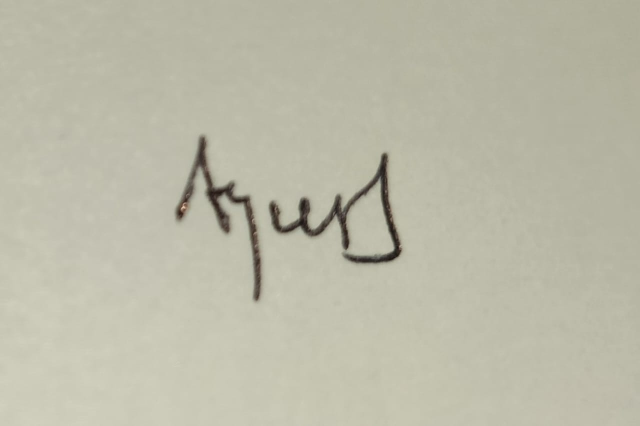
#> input picture Mine/original/o1.jpg, 1280 x 852 px, found by its file name (shown at 1/2 size); its folder holds only this picture in this run
$ jupyter execute --allow-errors Algorithm.ipynb   (older library calls are emulated)
#> lines starting #> are read from the running program, lines starting #| are printed output that depends on the picture; after the words box and inside, x2 and y2 are one past the last pixel; in counts of white or black regions, pixels touching at a corner belong together
# Importing Libraries

[cell 1]
import cv2
import numpy as np
import matplotlib.pyplot as plt
import os

# Displaying signatures

[cell 2]
# Path to your dataset
original_signatures_path = "C:/data/dsatm/5th sem/Mini Project/dataset/Mine/original"  # Update this to your folder path
test_signature_path = "C:/data/dsatm/5th sem/Mini Project/dataset/Mine/forged/f2.jpg" # Update this to your test image file path

# Helper function to load images and display their sizes
def load_images_from_folder(folder_path):
    images = []
    for filename in os.listdir(folder_path):
        img_path = os.path.join(folder_path, filename)
        img = cv2.imread(img_path, cv2.IMREAD_GRAYSCALE)
        if img is not None:
            images.append((img, filename, img.shape))  # Store image, filename, and size
    return images

# Load original and test signatures
original_signatures = load_images_from_folder(original_signatures_path)
#> original_signatures = 1 item
test_signature = cv2.imread(test_signature_path, cv2.IMREAD_GRAYSCALE)
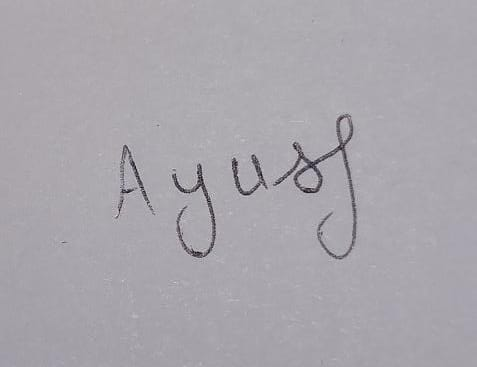
#> input picture Mine/forged/f2.jpg, 477 x 367 px, found by its file name

# Display some original signatures and their sizes
def display_images_with_sizes(images, title="Original Signatures", rows=1, cols=5):
#> called with title = 'Original Signatures', rows = 1, cols = 5
    fig, axes = plt.subplots(rows, cols, figsize=(15, 5))
    for i in range(min(len(images), rows * cols)):
        img, filename, size = images[i]
        axes[i].imshow(img, cmap='gray')
        axes[i].axis('off')
        axes[i].set_title(f"{filename}\n{size}")
#> this loop made 1 pass
#> (filename, size) on pass 1: ('o1.jpg', (852, 1280))
    fig.suptitle(title, fontsize=16)
    plt.show()

# Show samples and their sizes
display_images_with_sizes(original_signatures, title="Original Signatures")
print(f"Test Signature Size: {test_signature.shape if test_signature is not None else 'Not Loaded'}")
#| Test Signature Size: (367, 477)
plt.imshow(test_signature, cmap='gray')
plt.title(f"Test Signature\n{test_signature.shape if test_signature is not None else 'N/A'}")
plt.axis("off")
plt.show()

# Pre-processing

[cell 3]
def preprocess_signature(image, resize_dim=(512, 512)):
    """
    Enhanced preprocessing for signature images.
    - Preserves the structure of the signature while standardizing the input format.
    """
    # Convert to grayscale (if not already)
    if len(image.shape) == 3:
        image = cv2.cvtColor(image, cv2.COLOR_BGR2GRAY)

    # Apply Bilateral Filter for noise reduction
    filtered_image = cv2.bilateralFilter(image, d=9, sigmaColor=75, sigmaSpace=75)

    # Adaptive Thresholding for binarization
    binary_image = cv2.adaptiveThreshold(
        filtered_image, 255, cv2.ADAPTIVE_THRESH_GAUSSIAN_C,
        cv2.THRESH_BINARY, blockSize=11, C=2
    )

    # Extract the signature region using contours
    contours, _ = cv2.findContours(binary_image, cv2.RETR_EXTERNAL, cv2.CHAIN_APPROX_SIMPLE)
    if contours:
        # Get bounding box of the largest contour
        x, y, w, h = cv2.boundingRect(max(contours, key=cv2.contourArea))

        # Add padding to the bounding box
        padding = 10
        x = max(0, x - padding)
        y = max(0, y - padding)
        w += 2 * padding
        h += 2 * padding

        cropped_image = binary_image[y:y+h, x:x+w]
    else:
        # If no contours found, use the whole image
        cropped_image = binary_image

    # Resize with aspect ratio preservation
    h, w = cropped_image.shape
    scale = min(resize_dim[0] / h, resize_dim[1] / w)
    new_h, new_w = int(h * scale), int(w * scale)
    resized_image = cv2.resize(cropped_image, (new_w, new_h), interpolation=cv2.INTER_AREA)

    # Create a blank canvas and center the resized image
    final_image = np.ones(resize_dim, dtype=np.uint8) * 255  # White background
    y_offset = (resize_dim[0] - new_h) // 2
    x_offset = (resize_dim[1] - new_w) // 2
    final_image[y_offset:y_offset+new_h, x_offset:x_offset+new_w] = resized_image

    return final_image

# Preprocess dataset
def preprocess_dataset(images):
    """
    Preprocesses a dataset of signature images.
    - Applies preprocessing to each image in the dataset.
    """
    preprocessed_images = []
    for img, filename, original_size in images:
        preprocessed_img = preprocess_signature(img)
        resize = preprocessed_img.shape
        preprocessed_images.append((preprocessed_img, filename, resize))
#> this loop made 1 pass
#> (filename, original_size, contours in preprocess_signature, x in preprocess_signature, y in preprocess_signature, padding in preprocess_signature) on pass 1: ('o1.jpg', (852, 1280), [[[0, 0], [0, 851], [1279, 851], [1279, 0]]], 0, 0, 10)
#> pass 1, in preprocess_signature, `binary_image = cv2.adaptiveThreshold( filtered_image, 255, cv2.ADAPTIV..`:
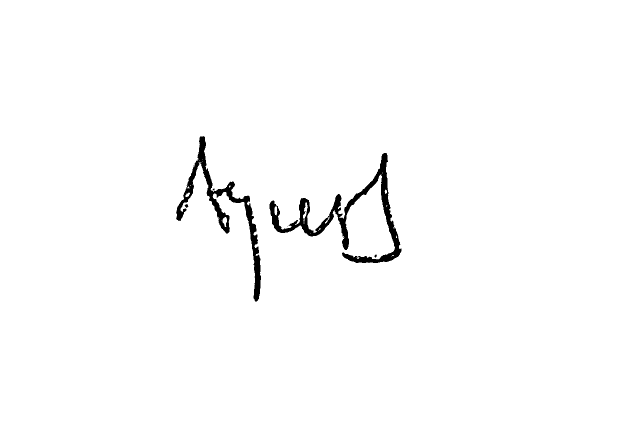
#> binary_image: shape (852, 1280) (shown at 1/2 size); 98.6% white; 7 black regions (3 under 20 px), largest, box (x1, y1, x2, y2) and area: (539, 306, 803, 526) 8872, (352, 272, 522, 603) 6859, (369, 408, 377, 416) 35, (748, 509, 754, 515) 20
#> pass 1, in preprocess_signature, `resized_image = cv2.resize(cropped_image, (new_w, new_h), interpolatio..`:
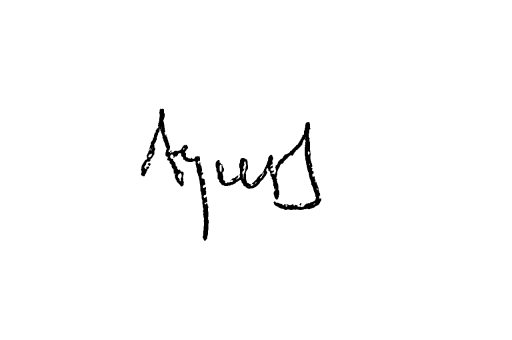
#> resized_image: shape (340, 512); min 0, max 255, mean 251.3
#> pass 1, in preprocess_dataset, `preprocessed_img = preprocess_signature(img)`:
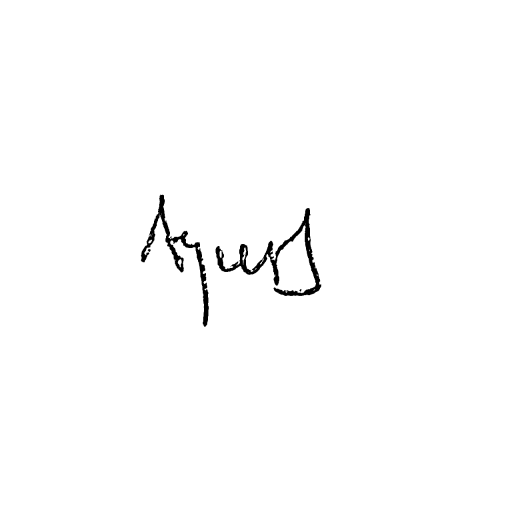
#> preprocessed_img: shape (512, 512); min 0, max 255, mean 252.5
#> after the loop, preprocessed_images = 1 item
    return preprocessed_images

preprocessed_original_signatures = preprocess_dataset(original_signatures)
#> preprocessed_original_signatures = 1 item
preprocessed_test_signature = preprocess_signature(test_signature)
#> call 2 of preprocess_signature, with resize_dim = (512, 512)
#> in preprocess_signature (call 2), `binary_image = cv2.adaptiveThreshold( filtered_image, 255, cv2.ADAPTIV..`:
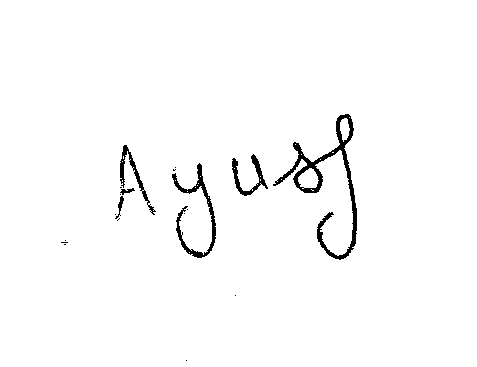
#> binary_image: shape (367, 477); 98% white; 19 black regions (13 under 20 px), largest, box (x1, y1, x2, y2) and area: (273, 114, 357, 260) 1720, (172, 163, 216, 258) 772, (232, 154, 268, 196) 400, (120, 145, 156, 215) 388, (115, 196, 124, 219) 64, (120, 188, 135, 195) 49
#> in preprocess_signature (call 2), `contours, _ = cv2.findContours(binary_image, cv2.RETR_EXTERNAL, cv2.CH..`: contours = [[[0, 0], [0, 366], [476, 366], [476, 0]]]
#> in preprocess_signature (call 2), `x, y, w, h = cv2.boundingRect(max(contours, key=cv2.contourArea))`: w = 477; h = 367
#> (the rest of the program and of its run is left out)
